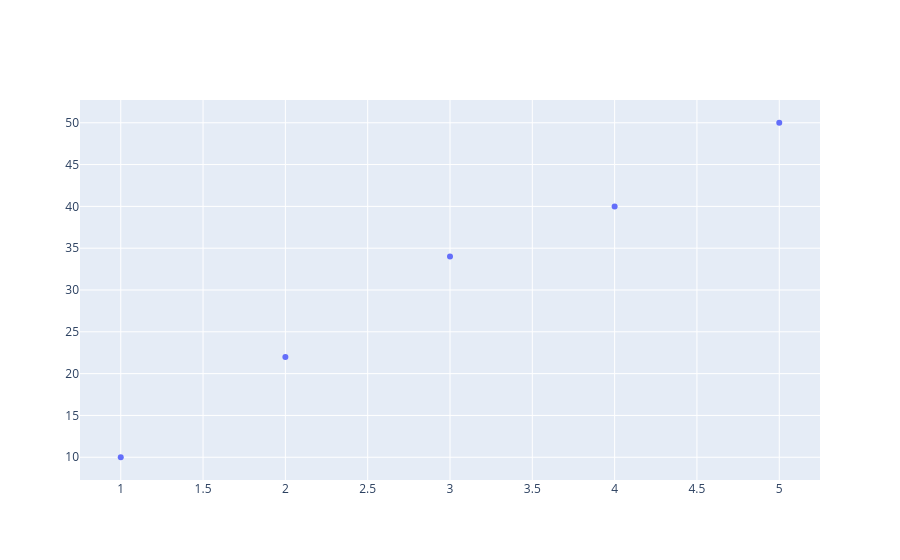

Notebook source saved alongside this figure:
### Code cell
#create your first scatter plot

x = [1,2,3,4,5]
y = [10,22,34,40,50]

trace1 = go.Scatter 

fig = go.Figure 
fig.show

### Figure 1 — Plotly figure (JSON) as saved in the notebook; plotly's stock layout.template omitted (floating-point values rounded to 4 significant figures)
{"data": [{"mode": "markers", "type": "scatter", "x": [1, 2, 3, 4, 5], "y": [10, 22, 34, 40, 50]}], "layout": {}}
